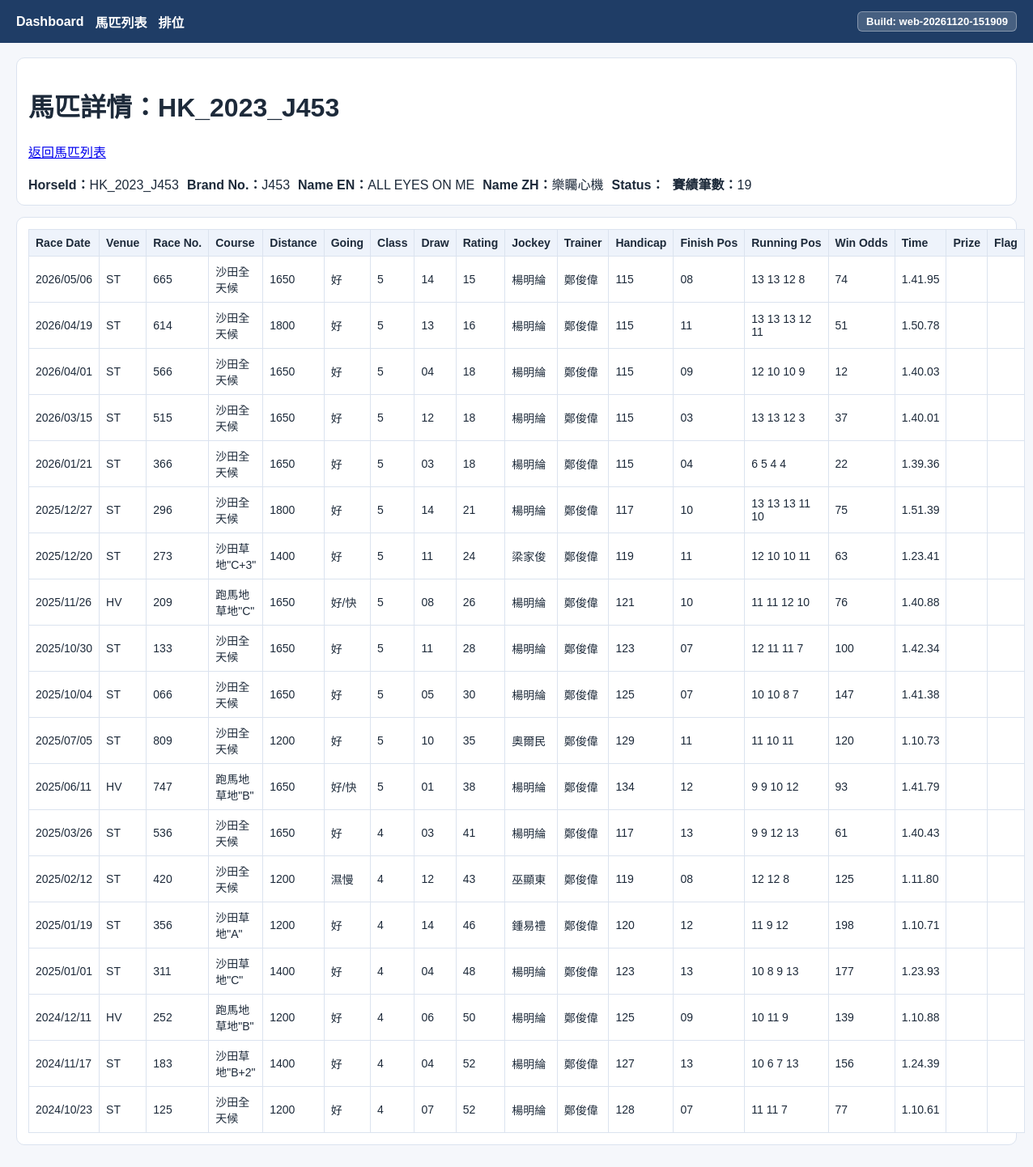
Screenshot of /horses/HK_2023_J453 with the database file from the repository.
### tables this page shows
CREATE TABLE horses (
              id INTEGER PRIMARY KEY AUTOINCREMENT,
              horse_id TEXT NOT NULL UNIQUE,
              name_zh TEXT,
              name_en TEXT,
              status TEXT,
              created_at TEXT DEFAULT CURRENT_TIMESTAMP
            , brand_no TEXT);

### racing/web_app.py (the view)
@app.get("/horses/<horse_id>")
def horse_detail(horse_id: str) -> str:
    init_db(DB_PATH)
    horse = fetch_horse_by_id(DB_PATH, horse_id)
    if horse is None:
        abort(404)
    records = fetch_race_records(DB_PATH, horse_id)
    status = get_horse_status(DB_PATH, horse_id)
    records_view = [
        {
            "race_date": format_race_date_display(r.race_date),
            "venue": r.venue,
            "race_no": r.race_no,
            "course": r.course,
            "distance": r.distance,
            "going": r.going,
            "class_band": r.class_band,
            "draw": r.draw,
            "rating": r.rating,
            "jockey": r.jockey,
            "trainer": r.trainer,
            "handicap": r.handicap,
            "finish_pos": r.finish_pos,
            "running_pos": r.running_pos,
            "win_odds": r.win_odds,
            "time": r.time,
            "prize": r.prize,
            "flag": status,
        }
        for r in records
    ]
    return render_template(
        "horse_detail.html",
        horse=horse,
        status=status,
        records=records_view,
        records_total=count_race_records(DB_PATH, horse_id),
    )

### racing/challenge_kings.py (called while the page is built)
def challenge_kings_schema_sql() -> str:
    return """
        CREATE TABLE IF NOT EXISTS challenge_standings (
          id INTEGER PRIMARY KEY AUTOINCREMENT,
          challenge_type TEXT NOT NULL,
          race_date TEXT NOT NULL,
          entry_no TEXT NOT NULL DEFAULT '',
          person_name TEXT NOT NULL,
          day_points TEXT NOT NULL DEFAULT '',
          wins TEXT NOT NULL DEFAULT '',
          seconds TEXT NOT NULL DEFAULT '',
          thirds TEXT NOT NULL DEFAULT '',
          fourths TEXT NOT NULL DEFAULT '',
          remark TEXT NOT NULL DEFAULT '',
          is_other INTEGER NOT NULL DEFAULT 0,
          updated_at TEXT NOT NULL DEFAULT '',
          UNIQUE(challenge_type, race_date, entry_no, person_name, is_other)
        );
        CREATE INDEX IF NOT EXISTS idx_challenge_standings_meeting
          ON challenge_standings(challenge_type, race_date);
    """

### racing/db.py (called while the page is built)
def is_acceptable_horse_id(horse_id: str) -> bool:
    hid = str(horse_id or "").strip()
    if len(hid) < 2 or len(hid) > 48:
        return False
    if hid.lower() in _DISALLOWED_HORSE_IDS:
        return False
    if _RE_HKJC_HORSE_ID.match(hid):
        return True
    if _RE_BRAND_NO.match(hid):
        return True
    return False

def connect(db_path: Path) -> sqlite3.Connection:
    conn = sqlite3.connect(str(db_path), timeout=30.0)
    conn.row_factory = sqlite3.Row
    conn.execute("PRAGMA foreign_keys = ON;")
    conn.execute("PRAGMA busy_timeout = 30000;")
    return conn

def get_connection(db_path: Path) -> sqlite3.Connection:
    return connect(db_path)

def _purge_unacceptable_horses(conn: sqlite3.Connection) -> None:
    rows = conn.execute("SELECT horse_id FROM horses;").fetchall()
    bad = [
        str(r["horse_id"] or "").strip()
        for r in rows
        if not is_acceptable_horse_id(str(r["horse_id"] or ""))
    ]
    if not bad:
        return
    for hid in bad:
        conn.execute("DELETE FROM race_records WHERE horse_id = ?;", (hid,))
        conn.execute("DELETE FROM horses WHERE horse_id = ?;", (hid,))

def count_race_records(db_path: Path, horse_id: str) -> int:
    with get_connection(db_path) as conn:
        cur = conn.execute(
            "SELECT COUNT(*) AS c FROM race_records WHERE horse_id = ?;",
            (horse_id,),
        )
        row = cur.fetchone()
        return int(row["c"]) if row else 0

### racing/schema.py (called while the page is built)
def qident(identifier: str) -> str:
    return '"' + identifier.replace('"', '""') + '"'

### racing/web_templates/horse_detail.html (shortened to what this page needs)
{% extends "base.html" %}
{% block content %}
<div class="card">
  <h1>馬匹詳情：{{ horse["horse_id"] }}</h1>
  <p><a href="{{ url_for('horses_list') }}">返回馬匹列表</a></p>
  <div class="row">
    <div><strong>HorseId：</strong>{{ horse["horse_id"] }}</div>
    <div><strong>Brand No.：</strong>{{ horse["brand_no"] or "" }}</div>
    <div><strong>Name EN：</strong>{{ horse["name_en"] or "" }}</div>
    <div><strong>Name ZH：</strong>{{ horse["name_zh"] or "" }}</div>
    <div><strong>Status：</strong>{{ status or "" }}</div>
    <div><strong>賽績筆數：</strong>{{ records_total }}</div>
  </div>
</div>
<div class="card">
  <table>
    <thead>
      <tr>
        <th>Race Date</th>
        <th>Venue</th>
        <th>Race No.</th>
        <th>Course</th>
        <th>Distance</th>
        <th>Going</th>
        <th>Class</th>
        <th>Draw</th>
        <th>Rating</th>
        <th>Jockey</th>
        <th>Trainer</th>
        <th>Handicap</th>
        <th>Finish Pos</th>
        <th>Running Pos</th>
        <th>Win Odds</th>
        <th>Time</th>
        <th>Prize</th>
        <th>Flag</th>
      </tr>
    </thead>
    <tbody>
      {% for r in records %}
      <tr>
        <td>{{ r["race_date"] }}</td>
        <td>{{ r["venue"] }}</td>
        <td>{{ r["race_no"] }}</td>
        <td>{{ r["course"] }}</td>
        <td>{{ r["distance"] }}</td>
        <td>{{ r["going"] }}</td>
        <td>{{ r["class_band"] }}</td>
        <td>{{ r["draw"] }}</td>
        <td>{{ r["rating"] }}</td>
        <td>{{ r["jockey"] }}</td>
        <td>{{ r["trainer"] }}</td>
        <td>{{ r["handicap"] }}</td>
        <td>{{ r["finish_pos"] }}</td>
        <td>{{ r["running_pos"] }}</td>
        <td>{{ r["win_odds"] }}</td>
        <td>{{ r["time"] }}</td>
        <td>{{ r["prize"] }}</td>
        <td>{{ r["flag"] }}</td>
      </tr>
      {% else %}
      <tr><td colspan="18">目前沒有賽績資料。</td></tr>
      {% endfor %}
    </tbody>
  </table>
</div>
{% endblock %}

### racing/web_templates/base.html (style rules this page uses)
:root { color-scheme: light; }
body { margin: 0; font-family: "Microsoft JhengHei", Arial, sans-serif; background: #f5f7fb; color: #1d2a3a; }
.card { background: #fff; border: 1px solid #dbe3ef; border-radius: 10px; padding: 14px; margin-bottom: 14px; }
table { width: 100%; border-collapse: collapse; background: #fff; }
th, td { border: 1px solid #dbe3ef; padding: 8px; font-size: 14px; text-align: left; }
th { background: #eef3fb; white-space: nowrap; }
.row { display: flex; gap: 10px; align-items: center; flex-wrap: wrap; }

### rows the page displays
horses: horse_id "HK_2023_J453", brand_no "J453", name_en "ALL EYES ON ME", name_zh "樂矚心機"

### other values shown
{{ web_build_tag }} "web-20261120-151909"
{{ records_total }} "19"
{{ r["race_date"] }} "2026/05/06" "2026/04/19" "2026/04/01" "2026/03/15" "2026/01/21" "2025/12/27" "2025/12/20" "2025/11/26" "2025/10/30" "2025/10/04" "2025/07/05" "2025/06/11" "2025/03/26" "2025/02/12" "2025/01/19" "2025/01/01" "2024/12/11" "2024/11/17" "2024/10/23"
{{ r["venue"] }} "ST" "ST" "ST" "ST" "ST" "ST" "ST" "HV" "ST" "ST" "ST" "HV" "ST" "ST" "ST" "ST" "HV" "ST" "ST"
{{ r["race_no"] }} "665" "614" "566" "515" "366" "296" "273" "209" "133" "066" "809" "747" "536" "420" "356" "311" "252" "183" "125"
{{ r["course"] }} "沙田全天候" "沙田全天候" "沙田全天候" "沙田全天候" "沙田全天候" "沙田全天候" "沙田草地\"C+3\"" "跑馬地草地\"C\"" "沙田全天候" "沙田全天候" "沙田全天候" "跑馬地草地\"B\"" "沙田全天候" "沙田全天候" "沙田草地\"A\"" "沙田草地\"C\"" "跑馬地草地\"B\"" "沙田草地\"B+2\"" "沙田全天候"
{{ r["distance"] }} "1650" "1800" "1650" "1650" "1650" "1800" "1400" "1650" "1650" "1650" "1200" "1650" "1650" "1200" "1200" "1400" "1200" "1400" "1200"
{{ r["going"] }} "好" "好" "好" "好" "好" "好" "好" "好/快" "好" "好" "好" "好/快" "好" "濕慢" "好" "好" "好" "好" "好"
{{ r["class_band"] }} "5" "5" "5" "5" "5" "5" "5" "5" "5" "5" "5" "5" "4" "4" "4" "4" "4" "4" "4"
{{ r["draw"] }} "14" "13" "04" "12" "03" "14" "11" "08" "11" "05" "10" "01" "03" "12" "14" "04" "06" "04" "07"
{{ r["rating"] }} "15" "16" "18" "18" "18" "21" "24" "26" "28" "30" "35" "38" "41" "43" "46" "48" "50" "52" "52"
{{ r["jockey"] }} "楊明綸" "楊明綸" "楊明綸" "楊明綸" "楊明綸" "楊明綸" "梁家俊" "楊明綸" "楊明綸" "楊明綸" "奧爾民" "楊明綸" "楊明綸" "巫顯東" "鍾易禮" "楊明綸" "楊明綸" "楊明綸" "楊明綸"
{{ r["trainer"] }} "鄭俊偉" "鄭俊偉" "鄭俊偉" "鄭俊偉" "鄭俊偉" "鄭俊偉" "鄭俊偉" "鄭俊偉" "鄭俊偉" "鄭俊偉" "鄭俊偉" "鄭俊偉" "鄭俊偉" "鄭俊偉" "鄭俊偉" "鄭俊偉" "鄭俊偉" "鄭俊偉" "鄭俊偉"
{{ r["handicap"] }} "115" "115" "115" "115" "115" "117" "119" "121" "123" "125" "129" "134" "117" "119" "120" "123" "125" "127" "128"
{{ r["finish_pos"] }} "08" "11" "09" "03" "04" "10" "11" "10" "07" "07" "11" "12" "13" "08" "12" "13" "09" "13" "07"
